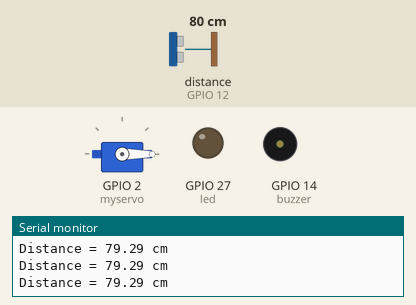
Recording of a sketch running on a simulated ESP32. On the bench: servo, output pins drawn as LEDs (lit = HIGH), buzzer (waves = sounding, pin HIGH), the last lines printed to the serial monitor. Wiring (inferred from the names in the program): ultrasonic range finder: trigger GPIO 13; echo GPIO 12. The inputs (shaded band) are chosen by the test bench; at power-on: distance to the obstacle (sensor on GPIO 12) 80 cm. The echo pulse lasts 58.3 µs per cm; pins used as bus, display or sensor lines are not drawn.

Above: at 1.2 s.
1.3 s: distance to the obstacle (sensor on GPIO 12) set to 12 cm
2.8 s: distance to the obstacle (sensor on GPIO 12) set to 9 cm
At 4.8 s:
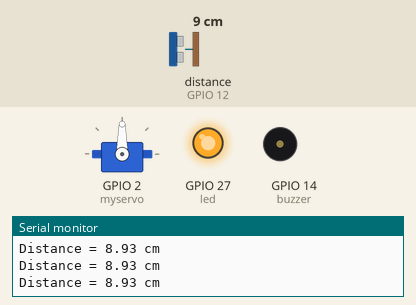
5.3 s: distance to the obstacle (sensor on GPIO 12) set to 18 cm
At 6.5 s:
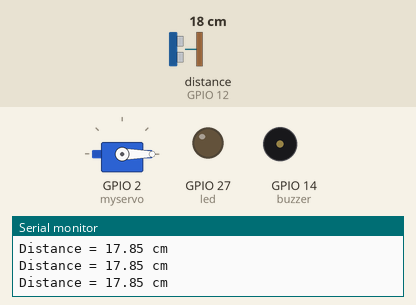
6.8 s: distance to the obstacle (sensor on GPIO 12) set to 2 cm
At 7.3 s:
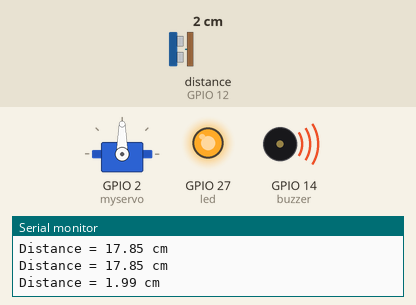
Timing chart, 0 to 9.8 s (numbered marks = the images above; inputs shaded):
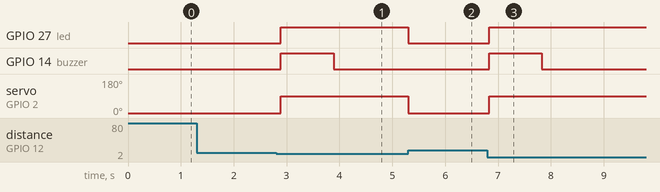

Measured:
- the behaviour switches between 11 and 10 cm on distance to the obstacle (sensor on GPIO 12) (found by bisection; images 0 and 1)
- after the input at 2.8 s, GPIO 27 (led): LOW → HIGH after 0.09 s; GPIO 14 (buzzer): LOW → HIGH after 0.09 s, → LOW 1.0 s later; servo on GPIO 2 (myservo): 0° → 90° after 0.09 s
- after the input at 5.3 s, GPIO 27 (led): HIGH → LOW at once; servo on GPIO 2 (myservo): 90° → 0° at once
- after the input at 6.8 s, GPIO 27 (led): LOW → HIGH at once; GPIO 14 (buzzer): LOW → HIGH at once, → LOW 1.0 s later; servo on GPIO 2 (myservo): 0° → 90° at once

The sketch:

checkpost_with_berigate.ino
```cpp
/* Project name : checkpost with berigate automatic system

if subject is front to chakpost then subject detect and servo 0 degri berigate down, led will on, buzzer high 1s
if subjevt gone to checkpost then berigate 90 degri up and led will off, buzzer off.

elements = esp32, led, buzzer, servo, ultrasonic sensore

*/

#include<ESP32Servo.h>       // esp 32 sevro hader file

const int led = 27;          // led pin number
const int buzzer = 14;        // buzzer pin number

const int echo_pin = 12;        // ultrasonice echo pin number
const int trig_pin = 13;         // ultrasonice trig pin number

Servo myservo;                   // servo objecgt

int pos = 0;                      // position variable
int buzzerPlayed = 0;              // buzzer high and low condition read

void setup(){
  myservo.attach(2);
  myservo.write(0);

  pinMode(led, OUTPUT);
  pinMode(buzzer, OUTPUT);

  Serial.begin(9600);

  pinMode(trig_pin, OUTPUT);
  pinMode(echo_pin, INPUT);
}

void loop(){
  digitalWrite(trig_pin, LOW);
  delayMicroseconds(2);

  digitalWrite(trig_pin, HIGH);
  delayMicroseconds(10);

  digitalWrite(trig_pin, LOW);

  long duration = pulseIn(echo_pin, HIGH);

  float distance = duration*0.034/2;

  Serial.print("Distance = ");
  Serial.print(distance);
  Serial.println(" cm");

  if (distance <= 10) {                          // when subject distance 10 cm close then servo 90 degri open
    pos = 90;
    myservo.write(pos);                          // specifice angle roteting condition

    digitalWrite(led, HIGH);

    if (buzzerPlayed == 0) {
      digitalWrite(buzzer, HIGH);                  // buzzer high condition and low condition
      delay(1000);
      digitalWrite(buzzer, LOW);

      buzzerPlayed = 1;
    }
  }

  else {
    pos = 0;                                       // servo return 0 degri
    myservo.write(pos);

    digitalWrite(led, LOW);
    buzzerPlayed = 0;

  }
  delay(100);
}
```
